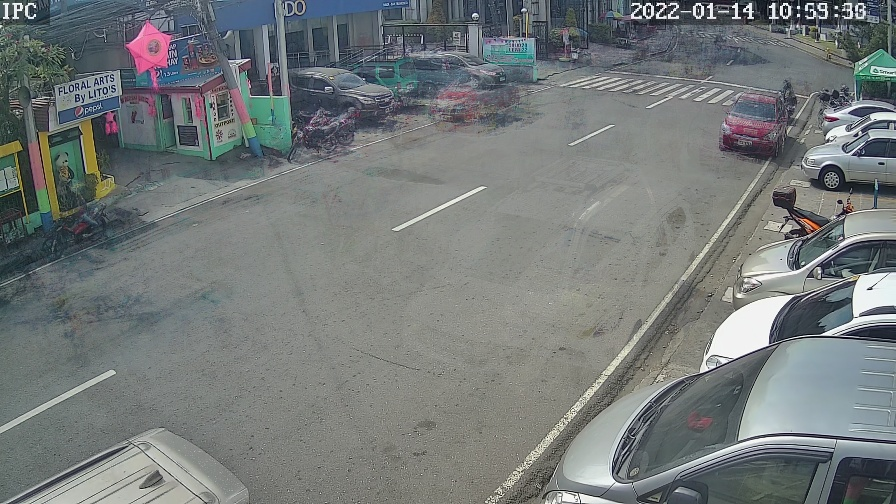
#> input picture bg.jpg, 896 x 504 px
$ python -i road.py   (imports and definitions only)
#> lines starting #> are read from the running program, lines starting #| are printed output that depends on the picture; after the words box and inside, x2 and y2 are one past the last pixel; in counts of white or black regions, pixels touching at a corner belong together
#> further down, picture is the input picture: shape (504, 896, 3); mean B, G, R 121.6, 121.9, 116.7

import numpy as np
import cv2
import argparse

# USAGE: python road.py -i imagefilename.jpg

# NOTE: All kernel sizes are adjustable dependent to the results of testing
# but this default sizes are the ones we recommend during our testin

def check_input(img):
    if cv2.haveImageReader(img):
        return img
    raise argparse.ArgumentTypeError("Invalid File, either missing or invalid file format",img)


def detect_road(img_orig):
    #image pre-processing, converting to grayscale, histogram and applying smoothing using gaussian and erosion
    img = cv2.cvtColor(img_orig, cv2.COLOR_BGR2GRAY)

    # Here we determine if the image is light or dark, we used HSV color space and calulated the mean of V
    # We copied the original image to another variable and converted it to HSV
    imt_test = np.array(img_orig)
    imt_test = cv2.cvtColor(imt_test,cv2.COLOR_BGR2HSV)
#> imt_test: shape (504, 896, 3); mean H, S, V 73.1, 29.8, 125.9
    average_value = np.mean(imt_test[:,1,2])
#> average_value = 95.32

    img = cv2.equalizeHist(img) #performing histogram equalization to equalize the distribution of pixels
    # We assumed that if the image is dark (average V is lower than or equal 40) the pixels of the image (especially the road) will be lowered to
    # therefore we must, lower also the minimum value to 0, otherwise if the image is light (average V is greater than 40) the pixels
    # of the image will have a high values so we will adjust the min value to -50
    if average_value <=40:
        min_value = 0
    elif average_value >=190:
        # if the image is too bright, adjust the brightness
        brightness = -50
        contrast = -50
        img = np.int16(img_orig)
        img = img * (contrast/127+1) - contrast + brightness
        img = np.clip(img, 0, 255)
        img = np.uint8(img)
        img_orig = np.copy(img)
        min_value = -40
        img = cv2.cvtColor(img_orig, cv2.COLOR_BGR2GRAY)
        img = cv2.equalizeHist(img) #performing histogram equalization to equalize the distribution of pixels
    else:
        min_value = -50

    kernel = np.ones((2,2), np.uint8) # small kernel size only for erosion
    img = cv2.GaussianBlur(img,(3,3),0)
    v = np.median(img)
#> v = 134

    img = cv2.morphologyEx(img, cv2.MORPH_ERODE, kernel, iterations = 1)
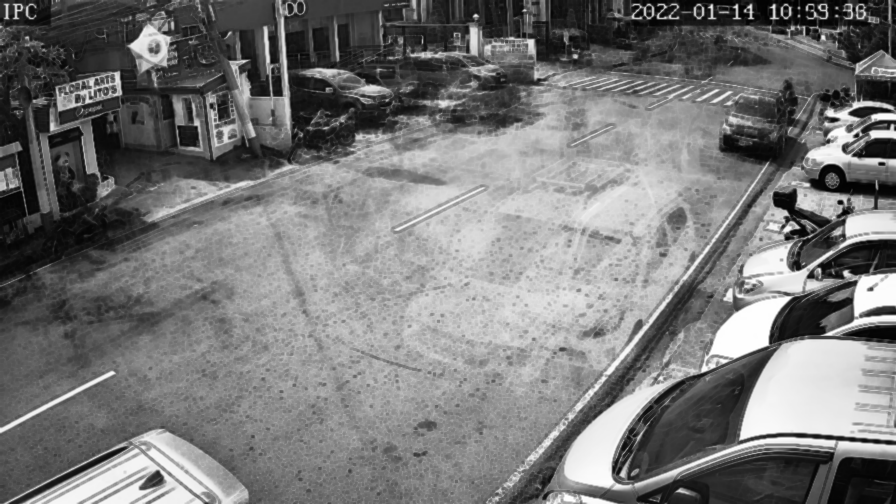
#> img: shape (504, 896); min 1, max 254, mean 119.7

    # dynamic upper and lower thresh for canny edge
    sigma = 0.33
    lower = int(max(0, (1.0 - sigma) * v))
#> lower = 89
    upper = lower * 3
#> upper = 267


    edges = cv2.Canny(img,lower,upper,3) # default 75, 200
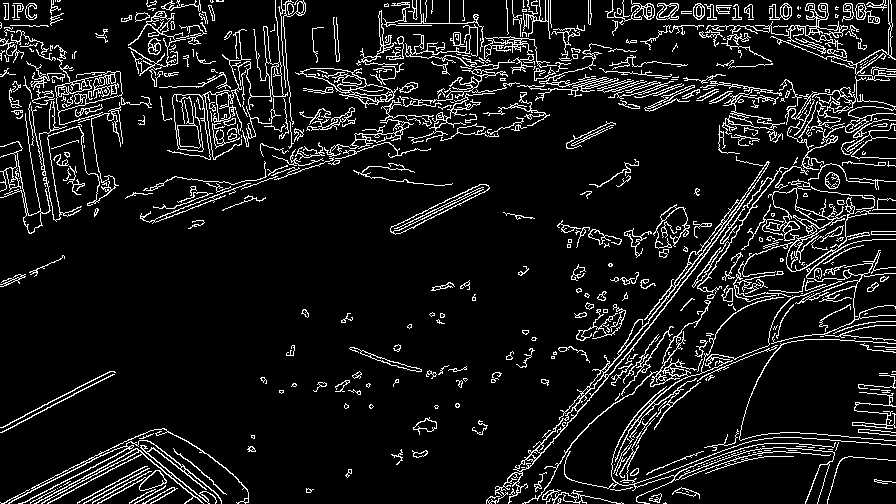
#> edges: shape (504, 896); 9.5% white in thin lines or dots


    # Inverting the edges image then running erosion to make the edges thicker and eliminate false edges
    ret, inverted = cv2.threshold(edges, 127, 255, 1)
#> inverted: shape (504, 896); 90.5% white; black in thin lines or dots
    erosion = cv2.morphologyEx(inverted, cv2.MORPH_ERODE, kernel, iterations = 2)
#> erosion: shape (504, 896); 72.1% white; 105 black regions (1 under 20 px), largest, box (x1, y1, x2, y2) and area: (125, 0, 896, 504) 74670, (128, 0, 358, 162) 12537, (0, 0, 154, 236) 11047
    #Applying final erosion using getStructuralElement of ellipse kernel size of 3,3
    #Using MORPH_ELLIPSE makes the edges/lines ellipse shaped rather than use MORPH_RECT since ellipses are more flexible than rectangles
    kernel1 = cv2.getStructuringElement(cv2.MORPH_ELLIPSE,(3,3))
    final = cv2.morphologyEx(erosion, cv2.MORPH_ERODE, kernel1, iterations = 2)
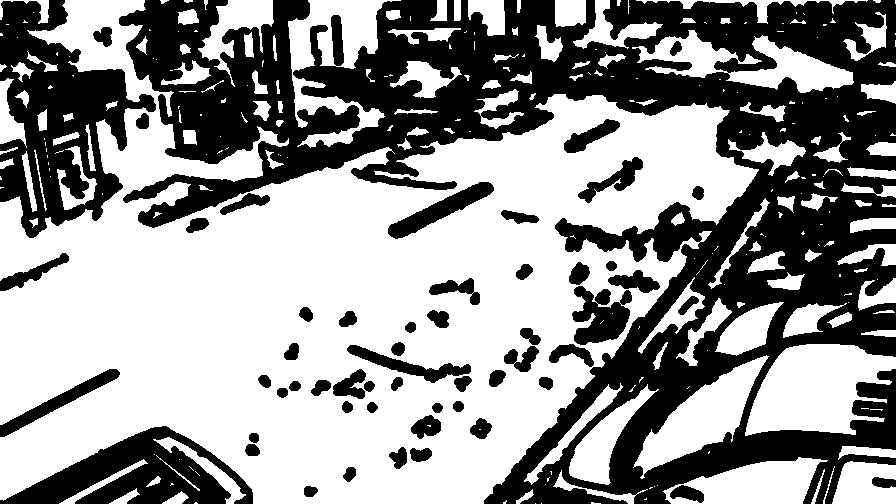
#> final: shape (504, 896); 58.5% white; 56 black regions
    #Finding contours/shapes/descriptor from the final processed image
    contours, _ = cv2.findContours(final,
        cv2.RETR_EXTERNAL, cv2.CHAIN_APPROX_NONE)
#> contours = 265 contours, 151 with area under 20; largest, box (x1, y1, x2, y2) and area: (0, 0, 759, 504) 205266, (745, 344, 896, 436) 9054, (288, 0, 401, 148) 6487, (633, 355, 769, 479) 5722, (632, 30, 854, 93) 5226
    contours = sorted(contours, key = len, reverse=True) #sorting the contours with respect to their their size


    #setting the minimum contour/descriptor size (dependent to image area)
    img_size = img_orig.shape[0] * img_orig.shape[1]
#> img_size = 451584
    min_size = int(img_size*0.00090) # adjustable size, depends on testing state to adjust the value
#> min_size = 406

    #getting only the contours with large sizes grater than the min_size initialized above
    final_contours = []
    for i in contours:
        if len(i)> min_size:
            final_contours.append(i)
#> after the loop, final_contours = 5 contours; box (x1, y1, x2, y2) and area: (0, 0, 759, 504) 205266, (745, 344, 896, 436) 9054, (288, 0, 401, 148) 6487, (632, 30, 854, 93) 5226, (636, 0, 868, 24) 574

    contour_pixels = [] # varaible storage for pixels of contours
    # gray_pixel_counter = [] # varaible storage for number of gray pixels of each contours

    # Here we loop through all candidate contours/descriptors for road surface and then count the pixels inside each
    # contours within the gray space.

    #creating mask for contours to make a new masked image with all the pixels that are considered gray
    mask_contours = np.zeros_like(img_orig)
    for contour in final_contours:
        cimg = np.zeros_like(img_orig) #creating a mask for each contour
        cv2.drawContours(cimg, [contour], -1, color=255, thickness= -1) # drawing the contour inside the empty mask and coloring them 255(white)
        pts = np.where(cimg == 255)# extracting points from the mask that has a value of 255(white)
        contour_pixels = [img_orig[pts[0], pts[1]]] # since we got the points of the contour, we get the pixels from the image using the extracted points
        #traversing through pixel values of contours to know if the pixel is within the gray level
        for x in range(len(contour_pixels[0])):
            r = int(contour_pixels[0][x][2]) # red value of pixel x
            g = int(contour_pixels[0][x][1]) # green value of pixel x
            b = int(contour_pixels[0][x][0]) # blue value of pixel x
            # if one of the rgb values is too high(higher than 200 ) or low, dont execute
            if ( r < 200 and g < 200 and b < 200) and ( r > 20 and g > 20 and b > 20):
                if (r-g-b < min_value):
                    # counter = counter + 1 # iterate counter
                    mask_contours[pts[0][x],pts[1][x]] = (255,255,255)
                else:
                    mask_contours[pts[0][x],pts[1][x]] = (0,0,0)
            else:
                mask_contours[pts[0][x],pts[1][x]] = (0,0,0)
#> this loop made 5 passes
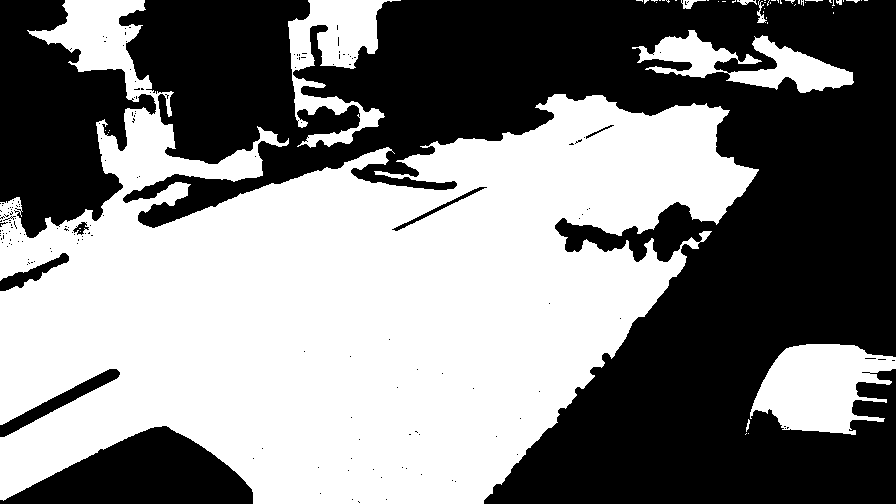
#> mask_contours: shape (504, 896, 3); 50.6% white; 179 black regions (171 under 20 px), largest, box (x1, y1, x2, y2) and area: (119, 0, 896, 504) 186736, (0, 0, 156, 238) 21809, (0, 426, 253, 504) 11563

    #compute for the 5% of img size as minimum contour area
    img_size = img_orig.shape[0] * img_orig.shape[1]
    min_size = int(img_size*0.05)
#> min_size = 22579

    mask_contours = cv2.cvtColor(mask_contours,cv2.COLOR_BGR2GRAY)
#> mask_contours: shape (504, 896); 50.6% white; 179 black regions (171 under 20 px)
    # cv2.imshow('mask_contours', mask_contours)

    conts, _ = cv2.findContours(mask_contours, cv2.RETR_EXTERNAL, cv2.CHAIN_APPROX_NONE)
#> conts = 51 contours, 44 with area under 20; largest, box (x1, y1, x2, y2) and area: (0, 0, 759, 504) 205054, (750, 344, 896, 435) 8397, (288, 0, 401, 148) 6474, (632, 30, 854, 93) 5225, (681, 0, 706, 9) 74, (757, 0, 767, 23) 48, (737, 0, 757, 5) 39
    final_mask = np.zeros_like(img_orig)

    #first elimination of smaller contours
    for c in conts:
        area = cv2.contourArea(c) # getting the area of each contour
        # contours lower than 10% of img size are ignored
        if area < min_size:
            continue
        # draw the contours that are larger than 10% of img size
        cv2.drawContours(final_mask, [c], -1, (0,0,255), thickness= -1)
#> this loop made 51 passes
#> area on passes 4, 8, 38, 39, 42, 50, 51: 8397, 5225, 47.5, 39, 73.5, 6473.5, 205053.5
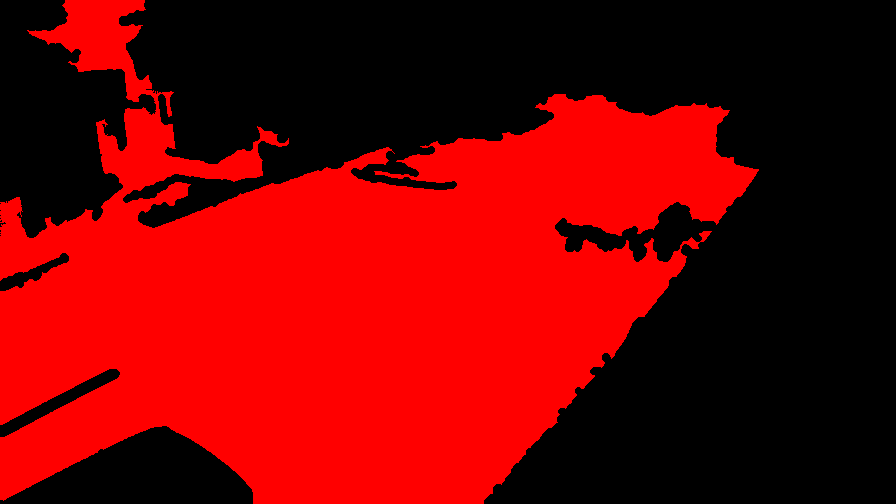
#> final_mask: shape (504, 896, 3); mean of channels 0, 1, 2 0, 0, 117.1; drawn as B, G, R

    bg = img_orig.copy() # making a copy of original image

    #Merging nearby Contours to eliminate small spaces between them
    masked = cv2.cvtColor(final_mask,cv2.COLOR_BGR2GRAY)
#> masked: shape (504, 896); values 0 (black) and 76 (white), 45.9% white; 1 white region, box (x1, y1, x2, y2) and area: (0, 0, 759, 504) 207426

    # using the MORPH_CLOSE to merge the nearby contours using getStructuringElement kernel ellipse morph and size of 20,20
    merged_contours = cv2.morphologyEx(masked, cv2.MORPH_CLOSE, cv2.getStructuringElement(cv2.MORPH_ELLIPSE, (20,20)))
#> merged_contours: shape (504, 896); values 0 (black) and 76 (white), 48.3% white; 1 white region

    # We assume that nearby contours are parts of the road that are separated of lines/edges
    # Find contours in merged_contours after closing the gaps
    # So for example 2 contours are merged then will be classified as one contour
    contours, _ = cv2.findContours(merged_contours, cv2.RETR_EXTERNAL, cv2.CHAIN_APPROX_NONE)
#> contours = 1 contour; box (x1, y1, x2, y2) and area: (0, 0, 759, 504) 219780
    kernel_size = 0
    final_mask = np.zeros_like(img_orig)
    # Drawing and blending the final contours  and the final elimination
    for contour in contours:
        area = cv2.contourArea(contour) # getting the area of each contour
        # contours lower than 5% of img size are ignored
        if area < min_size:
            continue

        #resize contour
        # hull = cv2.convexHull(contour)
        cv2.drawContours(bg, [contour], -1, (0,0,255), thickness= -1)
        cv2.drawContours(final_mask, [contour], -1, (255,255,255), thickness= -1)
#> this loop made 1 pass
#> area on pass 1: 219780.5
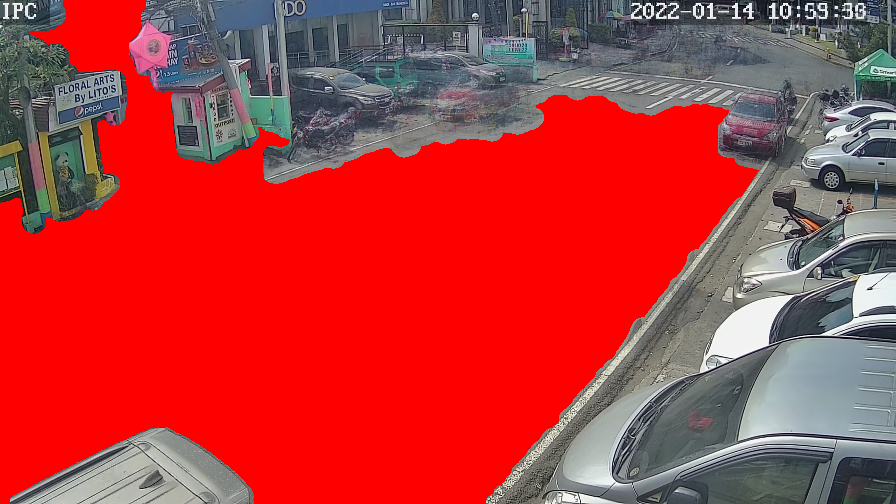
#> bg: shape (504, 896, 3); mean B, G, R 60.6, 59.3, 181
#> final_mask: shape (504, 896, 3); 49% white; 1 white region, box (x1, y1, x2, y2) and area: (0, 0, 759, 504) 221114

    # cv2.imshow('final mask', final_mask)
    # blending the red area road surface to the original image
    alpha = 0.25
    road_surface = cv2.addWeighted(img_orig, 1-alpha, bg, alpha, 0)
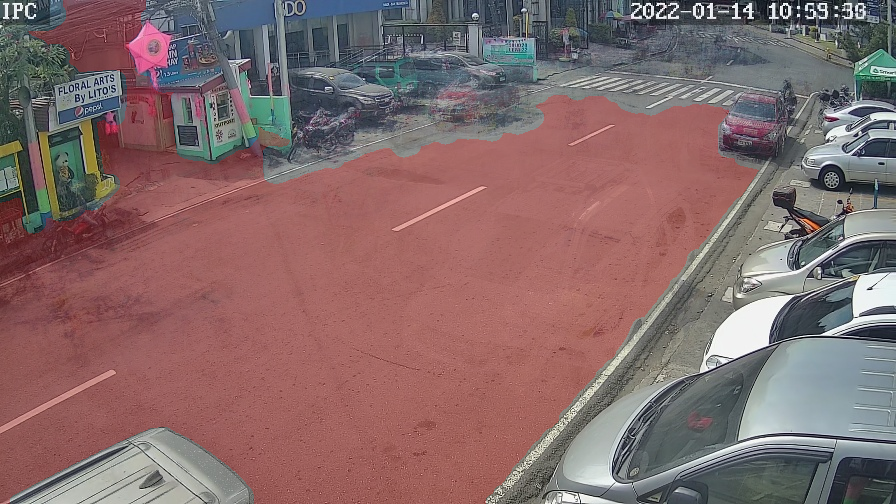
#> road_surface: shape (504, 896, 3); mean B, G, R 106.3, 106.2, 132.7
    # print(kernel_size)

    final_mask = cv2.cvtColor(final_mask,cv2.COLOR_BGR2GRAY)
#> final_mask: shape (504, 896); 49% white; 1 white region
    cnts, _ = cv2.findContours(final_mask, cv2.RETR_EXTERNAL, cv2.CHAIN_APPROX_NONE)
#> cnts has the same summary as contours
    cntsSorted = sorted(cnts, key=lambda x: cv2.contourArea(x))
#> cntsSorted has the same summary as contours

    return cntsSorted, img_orig

>>> import cv2
>>> picture = cv2.imread('../bg.jpg')
>>> result = detect_road(picture)
